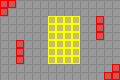

A 2D game scene composited from a Tiled map and its tileset images. What follows is a short description and the map's XML, with each tile layer's data collapsed to a summary:
An orthogonal 15x10 tile map with 8x8 px tiles, 3 tile layers (Background, Foreground, TileTypes), 3 tilesets.

<map version="1.0" orientation="orthogonal" renderorder="right-down" width="15" height="10" tilewidth="8" tileheight="8">
 <tileset firstgid="1" name="Background" tilewidth="8" tileheight="8">
  <image source="Background.png" width="128" height="128" />
 </tileset>
 <tileset firstgid="257" name="Foreground" tilewidth="8" tileheight="8">
  <image source="Foreground.png" width="128" height="128" />
 </tileset>
 <tileset firstgid="513" name="TileTypes" tilewidth="8" tileheight="8">
  <image source="TileTypes.png" width="16" height="8" />
 </tileset>
 <layer name="Background" width="15" height="10">
  <data>[150 cells, 150 non-empty, 1 distinct tile ids]</data>
 </layer>
 <layer name="Foreground" width="15" height="10">
  <data>[150 cells, 36 non-empty, 2 distinct tile ids]</data>
 </layer>
 <layer name="TileTypes" width="15" height="10">
  <data>[150 cells, 36 non-empty, 2 distinct tile ids]</data>
 </layer>
</map>